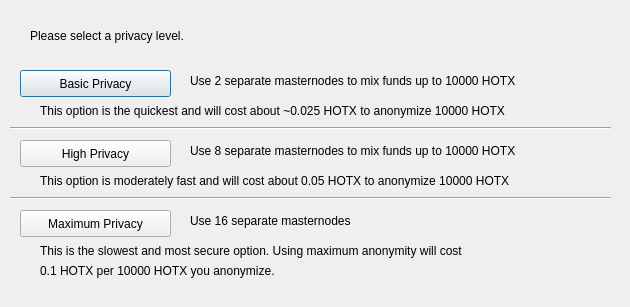
<?xml version="1.0" encoding="UTF-8"?>
<ui version="4.0">
 <class>ObfuscationConfig</class>
 <widget class="QDialog" name="ObfuscationConfig">
  <property name="geometry">
   <rect>
    <x>0</x>
    <y>0</y>
    <width>630</width>
    <height>307</height>
   </rect>
  </property>
  <property name="windowTitle">
   <string>Configure Obfuscation</string>
  </property>
  <widget class="QPushButton" name="buttonBasic">
   <property name="geometry">
    <rect>
     <x>20</x>
     <y>70</y>
     <width>151</width>
     <height>27</height>
    </rect>
   </property>
   <property name="text">
    <string>Basic Privacy</string>
   </property>
  </widget>
  <widget class="QPushButton" name="buttonHigh">
   <property name="geometry">
    <rect>
     <x>20</x>
     <y>140</y>
     <width>151</width>
     <height>27</height>
    </rect>
   </property>
   <property name="text">
    <string>High Privacy</string>
   </property>
  </widget>
  <widget class="QPushButton" name="buttonMax">
   <property name="geometry">
    <rect>
     <x>20</x>
     <y>210</y>
     <width>151</width>
     <height>27</height>
    </rect>
   </property>
   <property name="text">
    <string>Maximum Privacy</string>
   </property>
  </widget>
  <widget class="QLabel" name="label">
   <property name="geometry">
    <rect>
     <x>30</x>
     <y>20</y>
     <width>571</width>
     <height>31</height>
    </rect>
   </property>
   <property name="text">
    <string>Please select a privacy level.</string>
   </property>
  </widget>
  <widget class="QLabel" name="label_2">
   <property name="geometry">
    <rect>
     <x>190</x>
     <y>70</y>
     <width>421</width>
     <height>21</height>
    </rect>
   </property>
   <property name="text">
    <string>Use 2 separate masternodes to mix funds up to 10000 HOTX</string>
   </property>
  </widget>
  <widget class="QLabel" name="label_3">
   <property name="geometry">
    <rect>
     <x>190</x>
     <y>140</y>
     <width>411</width>
     <height>21</height>
    </rect>
   </property>
   <property name="text">
    <string>Use 8 separate masternodes to mix funds up to 10000 HOTX</string>
   </property>
  </widget>
  <widget class="QLabel" name="label_4">
   <property name="geometry">
    <rect>
     <x>190</x>
     <y>210</y>
     <width>421</width>
     <height>21</height>
    </rect>
   </property>
   <property name="text">
    <string>Use 16 separate masternodes</string>
   </property>
  </widget>
  <widget class="QLabel" name="label_6">
   <property name="geometry">
    <rect>
     <x>40</x>
     <y>100</y>
     <width>561</width>
     <height>21</height>
    </rect>
   </property>
   <property name="text">
    <string>This option is the quickest and will cost about ~0.025 HOTX to anonymize 10000 HOTX</string>
   </property>
  </widget>
  <widget class="QLabel" name="label_7">
   <property name="geometry">
    <rect>
     <x>40</x>
     <y>170</y>
     <width>561</width>
     <height>21</height>
    </rect>
   </property>
   <property name="text">
    <string>This option is moderately fast and will cost about 0.05 HOTX to anonymize 10000 HOTX</string>
   </property>
  </widget>
  <widget class="QLabel" name="label_8">
   <property name="geometry">
    <rect>
     <x>40</x>
     <y>240</y>
     <width>561</width>
     <height>21</height>
    </rect>
   </property>
   <property name="text">
    <string>This is the slowest and most secure option. Using maximum anonymity will cost</string>
   </property>
  </widget>
  <widget class="QLabel" name="label_9">
   <property name="geometry">
    <rect>
     <x>40</x>
     <y>260</y>
     <width>561</width>
     <height>21</height>
    </rect>
   </property>
   <property name="text">
    <string>0.1 HOTX per 10000 HOTX you anonymize.</string>
   </property>
  </widget>
  <widget class="Line" name="line">
   <property name="geometry">
    <rect>
     <x>10</x>
     <y>120</y>
     <width>601</width>
     <height>16</height>
    </rect>
   </property>
   <property name="orientation">
    <enum>Qt::Horizontal</enum>
   </property>
  </widget>
  <widget class="Line" name="line_2">
   <property name="geometry">
    <rect>
     <x>10</x>
     <y>190</y>
     <width>601</width>
     <height>16</height>
    </rect>
   </property>
   <property name="orientation">
    <enum>Qt::Horizontal</enum>
   </property>
  </widget>
 </widget>
 <resources/>
 <connections/>
</ui>
